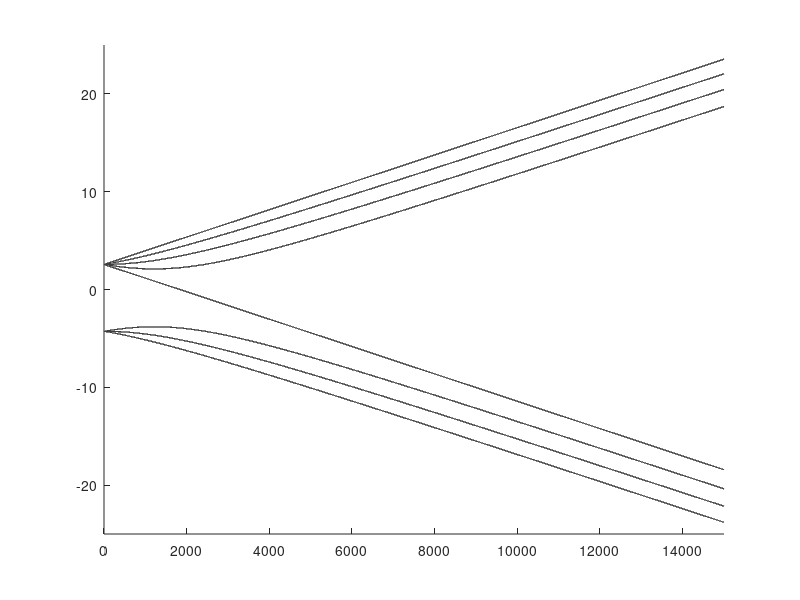

This figure's MATLAB source: (Note: this script raises an error after producing the figure.)
function [out,hF1,hF2,hF3]=Rb_zeeman
% Author : C Fujiwara
%
% Calculate Zeeman shifts for 87Rb
%
% Output the eigen energies for a variety of magnetic fields Bvec. The
% output structure "out" is assigned the eigen values
out=struct;
Bvec=linspace(0,15000,1E5);
out.B=Bvec;


%% Constants
% Bohr magneton in MHz/Gauss
muB=1.39962449 ;    

% 40K has S=1/2 and I=4;
S=0.5;
I=3/2;

%% Coupling Constants
a_s12=3.41734130545215*1E3;     % 5S_1/2 magnetic dipole hyperfine
a_p12=408.328;                  % 5P_1/2 magnetic dipole hyperfine
a_p32=84.7185;                  % 5P_3/2 magnetic dipole hyperfine
b_p32=12.4965;                  % 5P_3/2 electric quadrupole hyperfine

gS=2.0023193043622; % Electron gyromagnetic ratio
gL=1;               % Electron orbital gyromagnetic ratio
gI=-0.0009951414;     % 40K nucleus gyromagnetic ratio

% Use Steck's table
gJ_s12=2.00233113;
gJ_p12=2/3;
gJ_p32=1.3362;

% Calculate from first principles
gJ_s12=gJ(0,1/2);
gJ_p12=gJ(1,1/2);
gJ_p32=gJ(1,3/2);

%% I MATRICES
% The nuclear spin I=3/2. Specifying raising and lowering operators in terms
% of elements to save space.

      
% Spin matrices for I=3/2 (COPY FOR J=3/2)
I_minus=  [0              0               0               0;
            low(3/2,3/2)  0               0               0;
            0               low(3/2,1/2)  0               0;
            0               0               low(3/2,-1/2) 0];
        
I_plus=   [0              up(3/2,1/2)  0               0;
             0              0               up(3/2,-1/2) 0;
             0              0               0               up(3/2,-3/2);
             0              0               0               0]; 
   
I_z=diag(3/2:-1:-3/2);
     
%% J MATRICES
  
% Spin matrices for J=1/2
J12_minus=[ 0               0;
            low(1/2,1/2)  0];
        
J12_plus=[  0               up(1/2,-1/2);
            0               0             ]; 
               
J12_z=diag(1/2:-1:-1/2);

      
% Spin matrices for J=3/2
J32_minus=  [0              0               0               0;
            low(3/2,3/2)  0               0               0;
            0               low(3/2,1/2)  0               0;
            0               0               low(3/2,-1/2) 0];
        
J32_plus=   [0              up(3/2,1/2)  0               0;
             0              0               up(3/2,-1/2) 0;
             0              0               0               up(3/2,-3/2);
             0              0               0               0]; 
   
J32_z=diag(3/2:-1:-3/2);


%% 4S_{1/2} Hamiltonian
JzIz=kron(J12_z,I_z);            % Jz*Iz
JpIm=kron(J12_plus,I_minus);     % J+*I- 
JmIp=kron(J12_minus,I_plus);     % J-*I+
JiIz=kron(eye(2*1/2+1),I_z);     % I_J*Iz
JzIi=kron(J12_z,eye(2*I+1));     % Jz*I_I   
JdotI=JzIz+0.5*(JpIm+JmIp);      % JdotI

Hs12=@(B) a_s12*JdotI+...
    muB*gI*JiIz*B+muB*gJ_s12*JzIi*B;


%% 4P_{1/2} Hamiltonian
JzIz=kron(J12_z,I_z);            % Jz*Iz
JpIm=kron(J12_plus,I_minus);     % J+*I- 
JmIp=kron(J12_minus,I_plus);     % J-*I+
JiIz=kron(eye(2*1/2+1),I_z);     % I_J*Iz
JzIi=kron(J12_z,eye(2*I+1));     % Jz*I_I   
JdotI=JzIz+0.5*(JpIm+JmIp);      % JdotI


Hp12=@(B) a_p12*JdotI+...
    muB*gI*JiIz*B+muB*gJ_p12*JzIi*B;

%% 4P_{3/2} Hamiltonian
JzIz=kron(J32_z,I_z);            % Jz*Iz
JpIm=kron(J32_plus,I_minus);     % J+*I- 
JmIp=kron(J32_minus,I_plus);     % J-*I+
JiIz=kron(eye(2*3/2+1),I_z);     % I_J*Iz
JzIi=kron(J32_z,eye(2*I+1));     % Jz*I_I   
JdotI=JzIz+0.5*(JpIm+JmIp);      % JdotI

% Jsquared
J2=J32_z^2+(0.5*(J32_plus+J32_minus))^2+(0.5/1i*(J32_plus-J32_minus))^2;
% Isquared
I2=I_z^2+(0.5*(I_plus+I_minus))^2+(0.5/1i*(I_plus-I_minus))^2;

% J^2I^2 
J2I2=kron(J2,I2); 

% Some vectors to test
vJ=[1; 0; 0; 0]; %mj=3/2;
vI=[1; 0; 0; 0; 0; 0; 0; 0; 0]; %mI=4;
vJI=kron(vJ,vI);% mJ=3/2;mI=4


J=3/2;
Hp32=@(B) a_p32*JdotI+...
    b_p32*(3*JdotI^2+1.5*JdotI-J2I2)/(2*I*(2*I-1)*J*(2*J-1))+...
    muB*gI*JiIz*B+muB*gJ_p32*JzIi*B;

%% Solve for eigenvalues and vectors

% Initialize energy matrix
Es12=zeros(size(Hs12(0),1),length(Bvec));
Ep12=zeros(size(Hp12(0),1),length(Bvec));
Ep32=zeros(size(Hp32(0),1),length(Bvec));

% Iterate over all magnetic fields
for kk=1:length(Bvec)
    % Find the hamiltonians
    Hs12_mat=Hs12(Bvec(kk));
    Hp12_mat=Hp12(Bvec(kk));
    Hp32_mat=Hp32(Bvec(kk));
    
    % Solve the hamiltonians
    Es12(:,kk)=sort(eig(Hs12_mat));
    Ep12(:,kk)=sort(eig(Hp12_mat));
    Ep32(:,kk)=sort(eig(Hp32_mat));
end

% Assign output data
out.Es12=Es12;
out.Ep12=Ep12;
out.Ep32=Ep32;

%% Plot Results
% Plot the results.  Limits are chosen to match Tiecke. Also adding labels
% for F, mJ and the zero field splittings.
% 5S_1/2
hF1=figure(2000);
clf
set(hF1,'color','w','Name','Rb 5 S 1/2');
hold on
for kk=1:size(Es12,1)
   plot(Bvec,Es12(kk,:)*1e-3,'k-','linewidth',1) 
end
xlim([0 15000]);
ylim([-25 25]);

hF1.Position(3:4)=[600 300];
set(gca,'fontsize',12,'fontname','times','xgrid','on',...
    'box','on','ygrid','on');
xlabel('field (Gauss)');
ylabel('energy (GHz)');

text(0.02,.98,'$^{87}\mathrm{Rb}~5\mathrm{S}_{1/2}$','interpreter','latex','units','normalized',...
    'verticalalignment','top','fontsize',18);

text(1.005,.9,'$m_\mathrm{J}=+\frac{1}{2}$','interpreter','latex','fontsize',10,'units','normalized',...
    'horizontalalignment','left');
text(1.005,.05,'$m_\mathrm{J}=-\frac{1}{2}$','interpreter','latex','fontsize',10,'units','normalized',...
    'horizontalalignment','left');

text(.15,.7,'$F=2$','interpreter','latex','fontsize',10,'units','normalized',...
    'horizontalalignment','left');
text(.15,.3,'$F=1$','interpreter','latex','fontsize',10,'units','normalized',...
    'horizontalalignment','left');

text(0,1E-3*Es12(1,1),[num2str(Es12(1,1)*1E-3,'%.3f') ' '],'fontsize',7,'units','data',...
    'horizontalalignment','right');
text(0,1E-3*Es12(end,1),[num2str(Es12(end,1)*1E-3,'%.3f') ' '],'fontsize',7,'units','data',...
    'horizontalalignment','right');

% 5P_1/2
hF2=figure(2001);
clf
set(hF2,'color','w','name','Rb 5 P 1/2');
hold on
for kk=1:size(Ep12,1)
   plot(Bvec,Ep12(kk,:),'k-','linewidth',1) 
end
xlim([0 5000]);
ylim([-2500 2500]);
hF2.Position(3:4)=[600 300];
set(gca,'fontsize',12,'fontname','times','xgrid','on',...
    'box','on','ygrid','on');
xlabel('field (Gauss)');
ylabel('energy (MHz)');
text(0.02,.98,'$^{87}\mathrm{Rb}~5\mathrm{P}_{1/2}$','interpreter','latex','units','normalized',...
    'verticalalignment','top','fontsize',18);
% 
text(1.005,.95,'$m_\mathrm{J}=+\frac{1}{2}$','interpreter','latex','fontsize',10,'units','normalized',...
    'horizontalalignment','left');
text(1.005,.05,'$m_\mathrm{J}=-\frac{1}{2}$','interpreter','latex','fontsize',10,'units','normalized',...
    'horizontalalignment','left');

text(.15,.7,'$F=2$','interpreter','latex','fontsize',10,'units','normalized',...
    'horizontalalignment','left');
text(.15,.25,'$F=1$','interpreter','latex','fontsize',10,'units','normalized',...
    'horizontalalignment','left');

text(0,Ep12(1,1),[num2str(Ep12(1,1),'%.1f') ' '],'fontsize',7,'units','data',...
    'horizontalalignment','right');
text(0,Ep12(end,1)-15,[num2str(Ep12(end,1),'%.1f') ' '],'fontsize',7,'units','data',...
    'horizontalalignment','right');

% 5P_3/2
hF3=figure(2002);
clf
set(hF3,'color','w','name','87Rb P 3/2');
hold on
for kk=1:size(Ep32,1)
   plot(Bvec,Ep32(kk,:),'k-','linewidth',1) 
end
xlim([0 500]);
ylim([-1500 1500]);
hF3.Position(3:4)=[600 300];
set(gca,'fontsize',12,'fontname','times','xgrid','on',...
    'box','on','ygrid','on');
xlabel('field (Gauss)');
ylabel('energy (MHz)');
text(0.02,.98,'$^{87}\mathrm{Rb}~5\mathrm{P}_{3/2}$','interpreter','latex','units','normalized',...
    'verticalalignment','top','fontsize',18);

text(.85,.75,'$m_\mathrm{J}=+\frac{1}{2}$','interpreter','latex','fontsize',10,'units','normalized',...
    'horizontalalignment','left');
text(.85,.25,'$m_\mathrm{J}=-\frac{1}{2}$','interpreter','latex','fontsize',10,'units','normalized',...
    'horizontalalignment','left');

text(.4,.85,'$m_\mathrm{J}=+\frac{3}{2}$','interpreter','latex','fontsize',10,'units','normalized',...
    'horizontalalignment','left');
text(.4,.15,'$m_\mathrm{J}=-\frac{3}{2}$','interpreter','latex','fontsize',10,'units','normalized',...
    'horizontalalignment','left');

text(.13,.7,'$F=3$','interpreter','latex','fontsize',10,'units','normalized',...
    'horizontalalignment','left');
text(.13,.3,'$F=0$','interpreter','latex','fontsize',10,'units','normalized',...
    'horizontalalignment','left');

text(-6*0,Ep32(1,1)-30,[num2str(Ep32(1,1),'%.1f') ' '],'fontsize',7,'units','data',...
    'horizontalalignment','right');
text(-6*0,Ep32(2,1)+20,[num2str(Ep32(2,1),'%.1f') ' '],'fontsize',7,'units','data',...
    'horizontalalignment','right');
text(-6*0,Ep32(5,1)-20,[num2str(Ep32(5,1),'%.1f') ' '],'fontsize',7,'units','data',...
    'horizontalalignment','right');
text(0,Ep32(end,1)+20,[num2str(Ep32(end,1),'%.1f') ' '],'fontsize',7,'units','data',...
    'horizontalalignment','right');
%% Helper functions

    % Coeffcients for raising operator     
    function coeff=up(jj,m)
        coeff=sqrt(jj*(jj+1)-m*(m+1));
    end

    % Coefficients for lowering operator
    function coeff=low(jj,m)
        coeff=sqrt(jj*(jj+1)-m*(m-1));
    end

    function out=gJ(L,J)
    %    out=3/2+(S*(S+1)-L*(L+1)) /(2*J*(J+1));
       %https://en.wikipedia.org/wiki/Land%C3%A9_g-factor
        out=gL*(J*(J+1)-S*(S+1)+L*(L+1))/(2*J*(J+1))+...
        gS*(J*(J+1)+S*(S+1)-L*(L+1))/(2*J*(J+1));

    end
end


